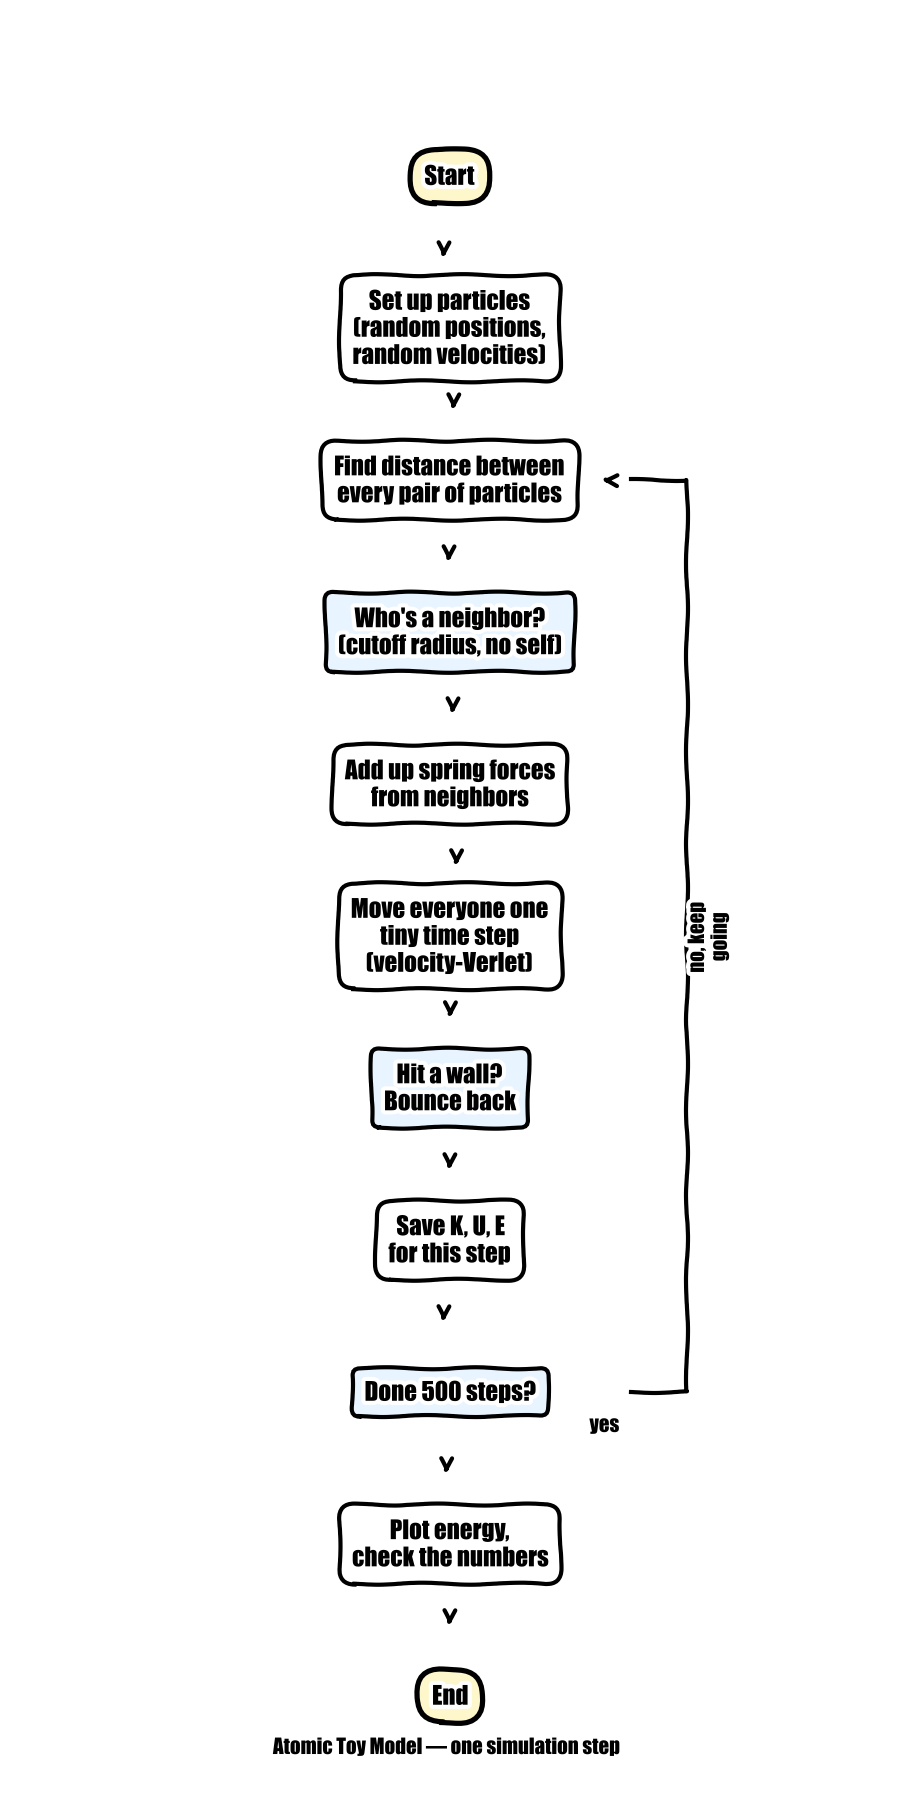

Reproduce this figure in Python.
import matplotlib.pyplot as plt
import matplotlib.patches as mpatches
import numpy as np

plt.xkcd(scale=1, length=100, randomness=2)

fig, ax = plt.subplots(figsize=(6, 12))
ax.set_xlim(0, 6)
ax.set_ylim(0, 24)
ax.axis("off")

steps = [
    "Start",
    "Set up particles\n(random positions,\nrandom velocities)",
    "Find distance between\nevery pair of particles",
    "Who's a neighbor?\n(cutoff radius, no self)",
    "Add up spring forces\nfrom neighbors",
    "Move everyone one\ntiny time step\n(velocity-Verlet)",
    "Hit a wall?\nBounce back",
    "Save K, U, E\nfor this step",
    "Done 500 steps?",
    "Plot energy,\ncheck the numbers",
    "End",
]

np.random.seed(7)
n = len(steps)
ys = np.linspace(22, 1, n)
cx = 3

for i, (text, y) in enumerate(zip(steps, ys)):
    is_decision = "?" in text
    is_end = text in ("Start", "End")
    if is_end:
        box = dict(boxstyle="round,pad=0.6,rounding_size=1.0", fc="#fff7cc", ec="black", lw=2.5)
    elif is_decision:
        box = dict(boxstyle="round,pad=0.5,rounding_size=0.3", fc="#e8f4ff", ec="black", lw=2)
    else:
        box = dict(boxstyle="round,pad=0.5,rounding_size=0.6", fc="white", ec="black", lw=2)
    ax.text(cx, y, text, ha="center", va="center", fontsize=12, bbox=box, zorder=3, family="fantasy")

# arrows straight down, a little wobble
for i in range(n - 1):
    y1, y2 = ys[i] - 0.9, ys[i + 1] + 0.9
    x = cx + np.random.uniform(-0.05, 0.05)
    ax.annotate("", xy=(x, y2), xytext=(x, y1),
                arrowprops=dict(arrowstyle="->", lw=2, color="black",
                                connectionstyle="arc3,rad=0.02"))

# loop-back arrow from "Done 500 steps?" (index 8) back up to "Find distance..." (index 2) when "no"
y_from = ys[8]
y_to = ys[2]
x_loop = cx + 1.7
ax.plot([cx + 1.3, x_loop, x_loop, cx + 1.3],
        [y_from, y_from, y_to, y_to],
        color="black", lw=2)
ax.annotate("", xy=(cx + 1.05, y_to), xytext=(cx + 1.2, y_to),
            arrowprops=dict(arrowstyle="->", lw=2, color="black"))
ax.text(x_loop + 0.15, (y_from + y_to) / 2, "no, keep\ngoing", fontsize=10,
        family="fantasy", rotation=90, ha="center", va="center")
ax.text(cx + 1.0, y_from - 0.55, "yes", fontsize=10, family="fantasy")

ax.text(cx, 0.2, "Atomic Toy Model — one simulation step", ha="center", fontsize=10,
        style="italic", family="fantasy")

plt.tight_layout()
plt.savefig("/Users/ansh/atomic_toy_model/flowchart.png", dpi=150, facecolor="white")
print("saved")
